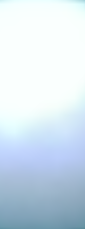
//> input picture EX9/pics/白色采样.png, 85 x 229 px
$ ./color_range   (built with g++ and OpenCV 4)
//> lines starting //> are read from the running program, lines starting //| are printed output that depends on the picture
/**
 * @brief: 颜色范围识别，给定一张图片，得到每个通道的最大最小值
 * @author： liujin
 * @date: 2019/5/11
*/
#include <opencv2/opencv.hpp>
#include <opencv2/imgproc/imgproc.hpp>

/**头文件*/
using namespace cv;
using namespace std;

/**主函数*/
int main( )
{
    /// 载入原始图和Mat变量定义
    Mat srcImage = imread("../pics/白色采样.png");
//> srcImage is the input picture: 229 rows x 85 cols, CV_8UC3; mean B, G, R 237.6, 225.8, 210.1
    //Mat midImage,dstImage;//临时变量和目标图的定义

    /// 分离颜色通道
    vector<Mat> channels(3); //三颜色通道
    split(srcImage, channels);
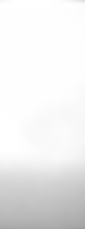
//> channels[0]: 229 rows x 85 cols, CV_8UC1; min 153, max 255, mean 237.6
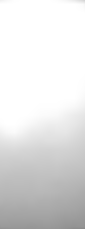
//> channels[1]: 229 rows x 85 cols, CV_8UC1; min 138, max 255, mean 225.8
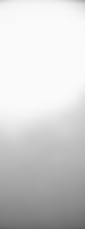
//> channels[2]: 229 rows x 85 cols, CV_8UC1; min 90, max 250, mean 210.1
    /// 3×2数组保存最大最小值
    vector<vector<double>> minmax(3,vector<double>(2));
    /// 找各个颜色通道最大最小范围
    for(int i=0;i<3;++i)
    {
        minMaxIdx(channels.at(i),&minmax[i][0],&minmax[i][1]);
        cout<<minmax[i][0]<<","<<minmax[i][1]<<endl;
    }

    waitKey(0);

    return 0;
}
